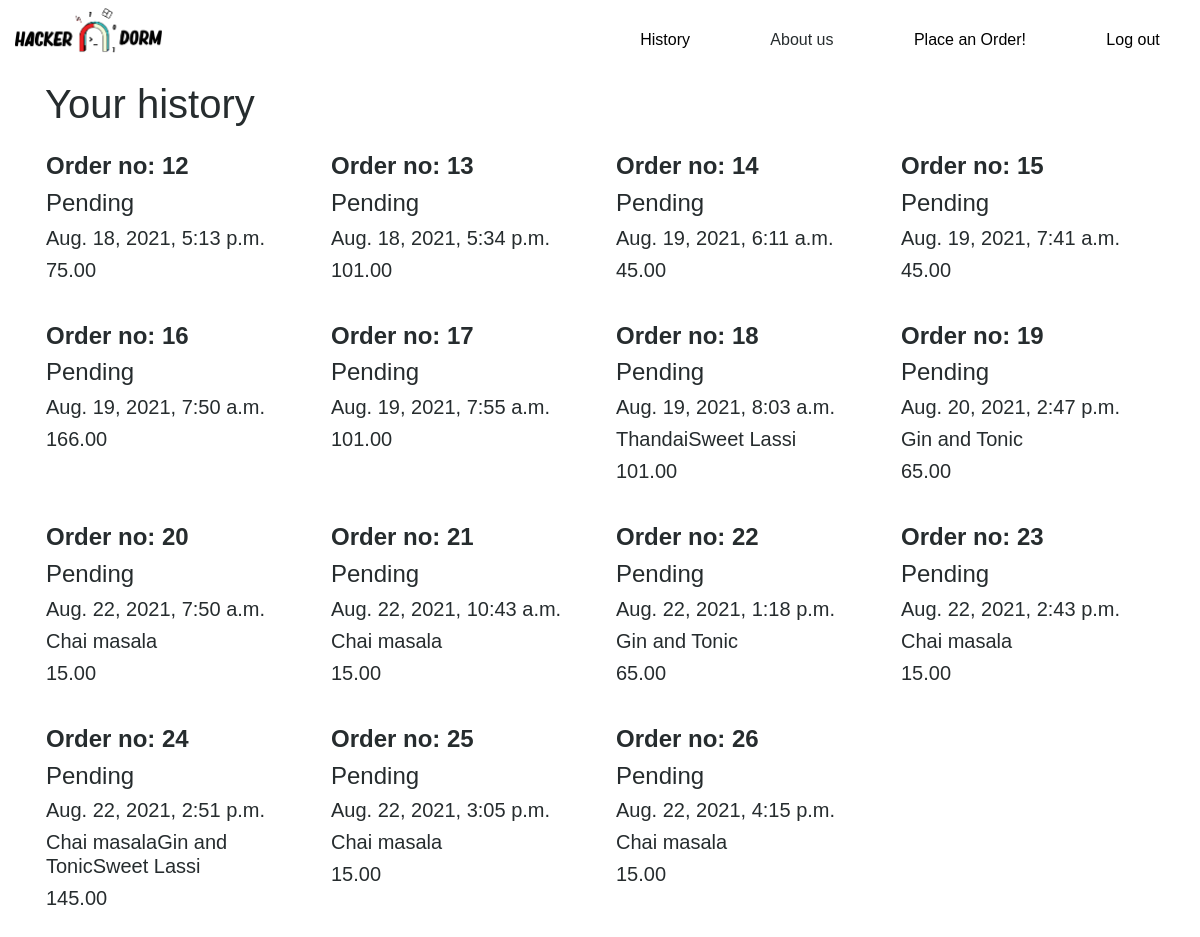
The page /interface/history/ (signed in) on the database as committed earlier.
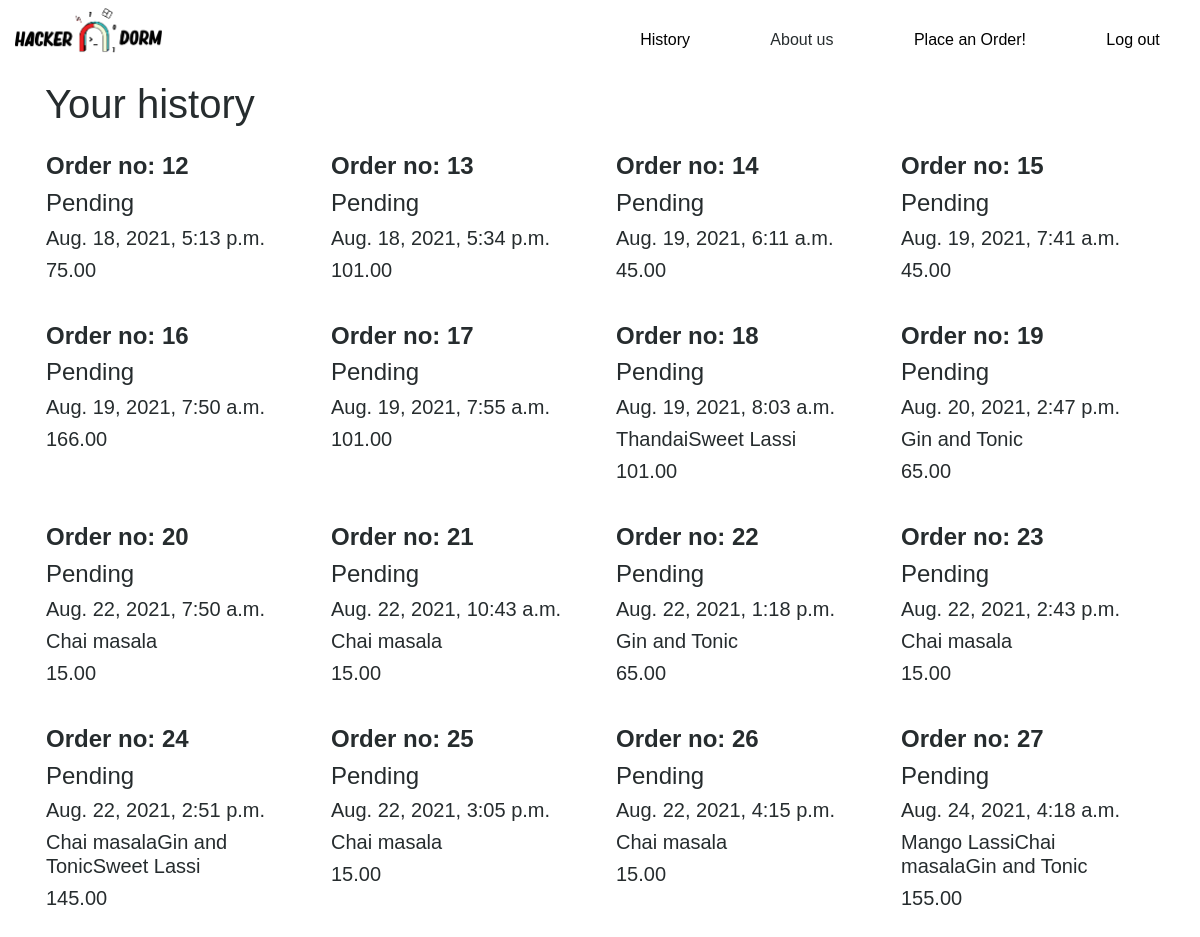
The same page on the database as committed later.
### interface/models.py (models this page shows, shortened)
class OrderModel(models.Model):
    created_on = models.DateTimeField(auto_now_add=True)
    price = models.DecimalField(max_digits=7, decimal_places=2)
    items = models.ManyToManyField('MenuItem', related_name='order', blank=True)
    comment = models.TextField(blank=True)
    name = models.CharField(max_length=50, blank=True)
    email = models.EmailField(max_length=50, blank=True)
    is_paid = models.BooleanField(default=False)
    is_cancelled = models.BooleanField(default=False)
    is_confirm = models.BooleanField(default=False)
    items_name = models.TextField(blank=True)

### interface/views.py (the view)
# urls.py: path('history/', views.History.as_view(), name='history'),
@method_decorator(student_required, name='dispatch')
class History(LoginRequiredMixin, View):
    def get(self, request, *args, **kwargs):
        myorders = OrderModel.objects.filter(name = request.user.username)
        context = {
            'myorders': myorders,
        }
        return render(request, 'interface/history.html', context)

### interface/templates/interface/history.html
{% extends 'base.html' %}
{% block content %}
<div class="container mb-5">
            <h1>Your history</h1>
<div class="row">
    {% for e in myorders %}
    <div class="div col-lg-3 col-sm-12 p-3 historycards " >
      <h4 style="font-weight: 700;">Order no: {{e.pk}}</h4>
      {% if e.is_confirm %}
      <h4>Order Confirmed</h4>
      {% elif e.is_cancelled %}
      <h4>Cancelled</h4>
      {% else %}
      <h4>Pending</h4>
      {% endif %}
        <h5 >{{e.created_on}}</h5>
      <h5>{{e.items_name}}</h5>
      <h5>{{e.price}}</h5>
    </div>
    {%endfor%}
  </div>
</div>
{% endblock content %}

Rows that differ between the two databases and show on the page:
added OrderModel: pk "27", is_confirm "Pending", created_on "Aug. 24, 2021, 4:18 a.m.", items_name "Mango LassiChai masalaGin and Tonic", price "155.00"
